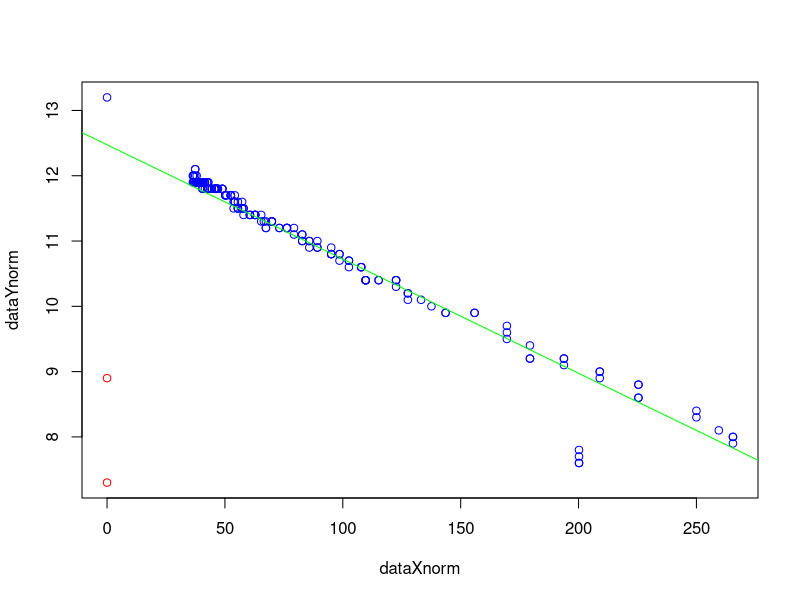
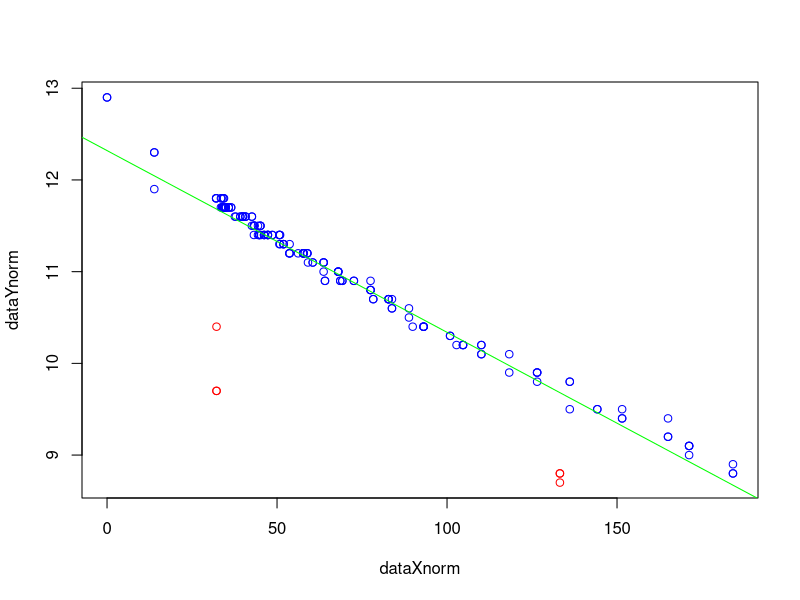
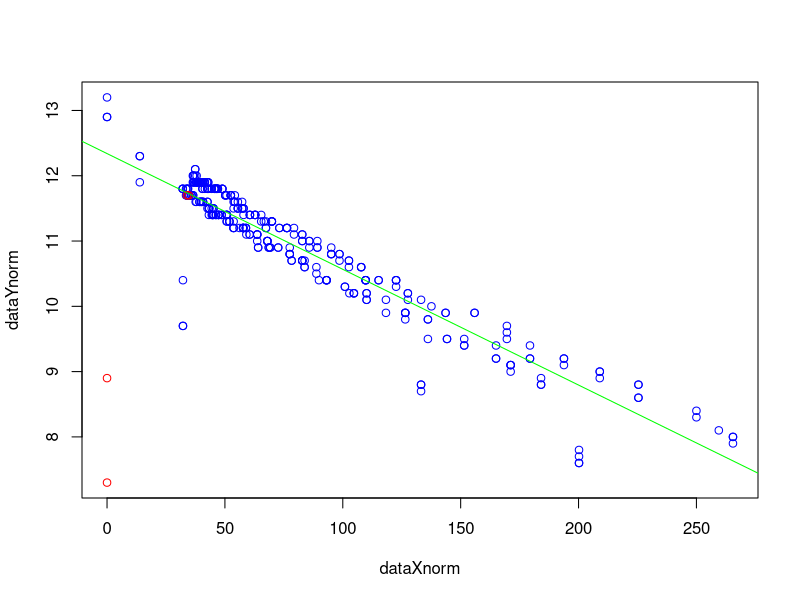

Here is the R script that generated these plots, in order: (Note: a time limit stopped this script after it produced the figures.)
#!/usr/bin/env Rscript

linearModel <- function(dataX, dataY) {
    lsrl = lm(dataY ~ dataX)

    # Filtering Outliers
    resMean = mean(lsrl$residuals)
    resSD = sd(lsrl$residuals)
    resZ = (lsrl$residuals - resMean) / resSD

    dataXnorm = dataX[abs(resZ) < 3]
    dataYnorm = dataY[abs(resZ) < 3]
    dataXout  = dataX[abs(resZ) > 3]
    dataYout  = dataY[abs(resZ) > 3]

    x11()
    plot(dataXnorm, dataYnorm, col = "blue")
    points(dataXout, dataYout, col = "red")
    abline(lsrl, col = "green")

    # Residuals Plot
    #x11()
    #plot(dataX, lsrl$residuals)

    #cat("Pearson's R:", cor(dataX, dataY), "\n")
    #print(lsrl)
    #cat("SSR:", sum(resid(lsrl) ^ 2))
    #cat("\n========================\n")

    return(lsrl)
}

# Load CIM Data
data4cim = read.csv("data/4cim.csv", header = TRUE)
data6cim = read.csv("data/4minicim.csv", header = TRUE)

dataAamps = data4cim$TOTAL.AMP
dataAvolts = data4cim$VOLT
dataBamps = data6cim$TOTAL.AMP
dataBvolts = data6cim$VOLT

# Only keep every 5th element
#dataAamps = dataAamps[seq(1, length(dataAamps), 5)]
#dataAvolts = dataAvolts[seq(1, length(dataAvolts), 5)]
#dataBamps = dataBamps[seq(1, length(dataBamps), 5)]
#dataBvolts = dataBvolts[seq(1, length(dataBvolts), 5)]

# Find combined data set
dataCombinedVolts = c(dataAvolts, dataBvolts)
dataCombinedAmps  = c(dataAamps, dataBamps)

# Find linear models
lm4cim = linearModel(dataAamps, dataAvolts)
lm6cim = linearModel(dataBamps, dataBvolts)
lmCombined = linearModel(dataCombinedAmps, dataCombinedVolts)

# Find SSRs
ssr4cim = sum(resid(lm4cim) ^ 2)
ssr6cim = sum(resid(lm6cim) ^ 2)
ssrCombo = sum(resid(lmCombined) ^ 2)

# Do Chow Test to find F statistic
k = 3
n4cim = length(dataAvolts)
n6cim = length(dataBvolts)
df = n4cim + n6cim - (2 * k)

fstat = ((ssrCombo - (ssr4cim + ssr6cim)) / k) / ((ssr4cim + ssr6cim) / (df))
pval = pf(fstat, k, df)

cat("SSR 4CIM:", ssr4cim, "\n")
cat("SSR 6CIM:", ssr6cim, "\n")
cat("SSR Combo:", ssrCombo, "\n")
cat("k:", k, "\n")
cat("df:", df, "\n")
cat("F:", fstat, "\n")
cat("P-Value:", pval, "\n")

Sys.sleep(1000)
#readline(prompt="Press [enter] to quit")
